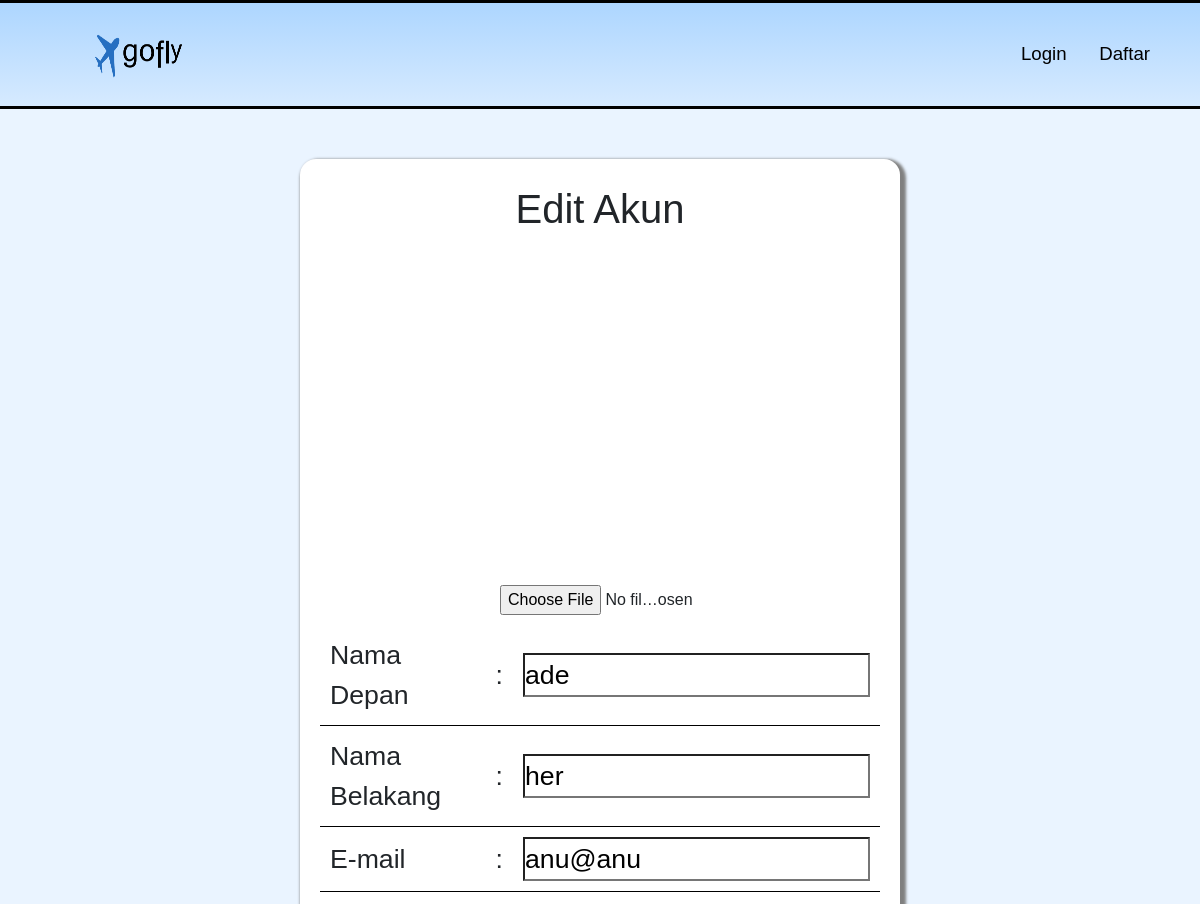
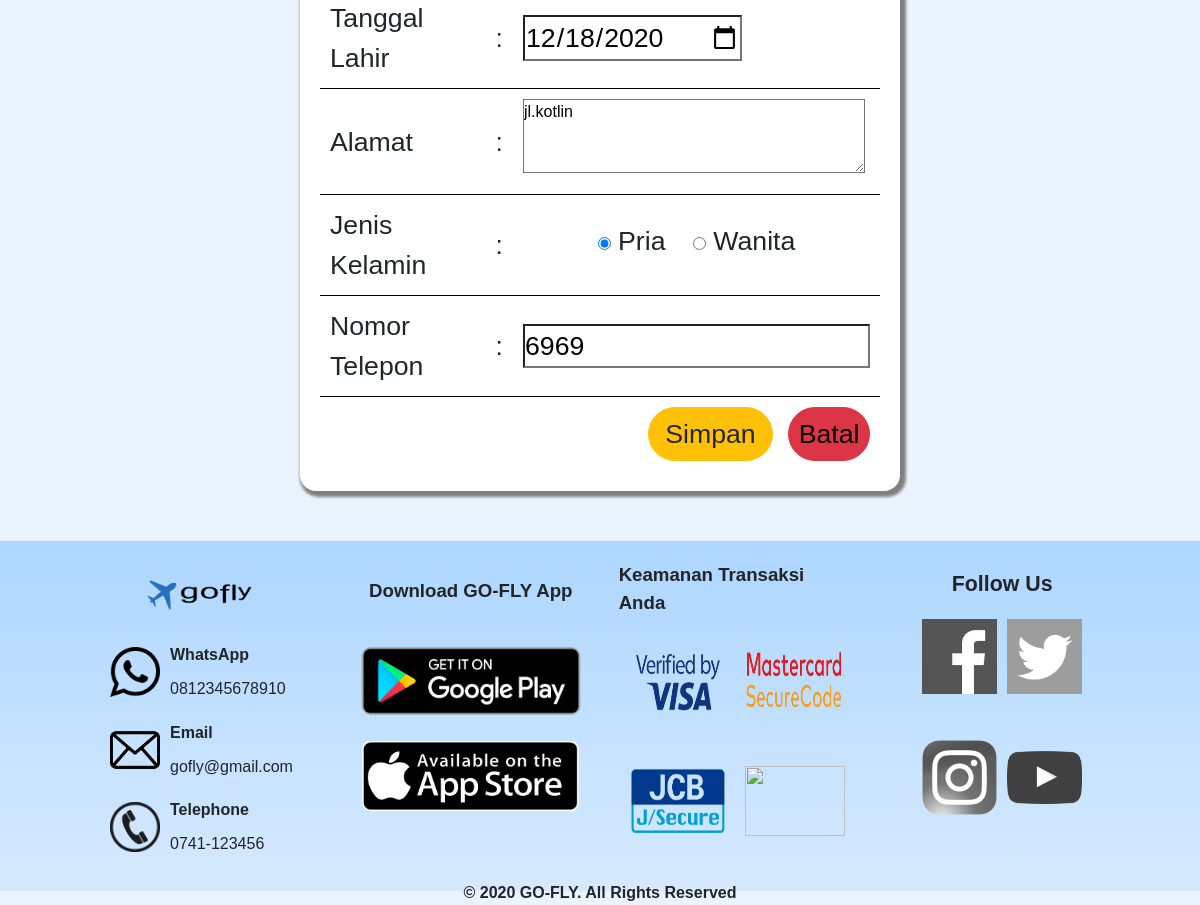
The page /edit.php?id=3 on the database its author committed (2 pictures, top to bottom).
### tables this page shows
CREATE TABLE `user` (
  `user_id` int(11) NOT NULL,
  `username` varchar(50) NOT NULL,
  `nama_depan` varchar(20) NOT NULL,
  `nama_belakang` varchar(20) NOT NULL,
  `email` varchar(50) NOT NULL,
  `password` varchar(255) NOT NULL,
  `nomor_telepon` varchar(20) NOT NULL,
  `tanggal_lahir` date NOT NULL,
  `jenis_kelamin` varchar(20) NOT NULL,
  `alamat` varchar(200) NOT NULL,
  `gambar` varchar(50) NOT NULL
);

### src/functions.php (called while the page is built, shortened)
<?php
$conn = mysqli_connect('localhost', 'root', '', 'gofly');
function query($query)
{
    global $conn;
    $result = mysqli_query($conn, $query);
    $rows = [];
    while ($row = mysqli_fetch_assoc($result)) :
        $rows[] = $row;
    endwhile;
    return $rows;
}

### src/edit.php (the view, shortened to what this page needs)
<?php
require('functions.php');
$id = $_GET['id'];
$data = query("SELECT * FROM user WHERE user_id = '$id';");
?>
<!DOCTYPE html>
<html lang="en">
<head>
    <link rel="stylesheet" href="https://cdn.jsdelivr.net/npm/bootstrap@4.5.3/dist/css/bootstrap.min.css">
    <link rel="stylesheet" href="../assets/css/akun.css">
    <link rel="stylesheet" href="../assets/css/header.css">
    <link rel="stylesheet" href="../assets/css/footer.css">
</head>
<body>
    <?php require('header.php'); ?>
    <form action="" method="POST" enctype="multipart/form-data">
        <div class="kotak">
            <p>Edit Akun</p>
            <div class="gambar">
            </div>
            <input type="file" name="gambar" onchange="document.getElementById('profil_edit').src = window.URL.createObjectURL(this.files[0])" style="justify-self: center; width:200px; margin-bottom:10px;">
            <table cellpadding=20>
                <tr>
                    <td>Nama Depan</td>
                    <td>:</td>
                    <td>
                        <input type="text" name="nama_depan" value="<?= $data[0]['nama_depan']; ?>">
                    </td>
                </tr>
                <tr>
                    <td>Nama Belakang</td>
                    <td>:</td>
                    <td>
                        <input type="text" name="nama_belakang" value="<?= $data[0]['nama_belakang']; ?>">
                    </td>
                </tr>
                <tr>
                    <td>E-mail</td>
                    <td>:</td>
                    <td>
                        <input type="email" name="email" value="<?= $data[0]['email']; ?>">
                    </td>
                </tr>
                <tr>
                    <td>Tanggal Lahir</td>
                    <td>:</td>
                    <td>
                        <input type="date" name="tanggal_lahir" value="<?= $data[0]['tanggal_lahir']; ?>">
                    </td>
                </tr>
                <tr>
                    <td>Alamat</td>
                    <td>:</td>
                    <td>
                        <textarea name="alamat" id="" cols="35" rows="3" style="font-size: 12pt;"><?= $data[0]['alamat']; ?></textarea>
                    </td>
                </tr>
                <tr>
                    <td>Jenis Kelamin</td>
                    <td>:</td>
                    <td style="text-align:center;">
                        <input type="radio" name="jk" id="jk1" value="Pria" <?php if ($data[0]['jenis_kelamin'] === 'Pria') {
                                                                                echo 'checked';
                                                                            } ?>>
                        <label for="jk1" style="margin-right:10px;">Pria</label>
                        <input type="radio" style="margin-left: 10px;" id="jk2" name="jk" value="Wanita" <?php if ($data[0]['jenis_kelamin'] === 'Wanita') {
                                                                                                                echo 'checked';
                                                                                                            } ?>>
                        <label for="jk2">Wanita</label>
                    </td>
                </tr>
                <tr>
                    <td>Nomor Telepon</td>
                    <td>:</td>
                    <td>
                        <input type="tel" name="nomor_telepon" value="<?= $data[0]['nomor_telepon']; ?>">
                    </td>
                </tr>
                <tr>
                    <td style="text-align: right;" colspan="3">
                        <button type="submit" name="edit" class="btn btn-warning badge-pill mr-2" style="font-size: 20pt;">
                            Simpan
                        </button>
                        <button class="btn btn-danger badge-pill">
                            <a href="akun.php" style="text-decoration: none; color:black;font-size:20pt;">
                                Batal
                            </a>
                        </button>
                    </td>
                </tr>
            </table>
        </div>
    </form>
    <?php require('footer.php'); ?>
</body>
</html>

### assets/css/akun.css (style rules this page uses)
* { font-family: "Poppins", sans-serif; background: transparent; background-color: transparent; }
body { margin: 0; background-color: #eaf4ff; }
.kotak { display: grid; grid-auto-flow: row; padding: 20px; margin: 50px auto; width: 50%; border-radius: 16px; height: auto; background-color: white; box-shadow: 3px 3px 3px 3px grey; }
.gambar { margin: 40px auto; width: 250px; height: 250px; background-color: white; border-radius: 50%; overflow: hidden; }
.kotak p { text-align: center; font-size: 30pt; }
.kotak table { font-size: 20pt; margin: 0 auto; border-collapse: collapse; border-style: hidden; }
.kotak table tr { border: 1px solid black; }
.kotak table td { padding: 10px; }

### assets/css/header.css (style rules this page uses)
* { margin: 0; padding: 0; }

### assets/css/footer.css (style rules this page uses)
* { margin: 0; padding: 0; }

### rows shown on the page
user: nama_depan "ade", nama_belakang "her", email "anu@anu", tanggal_lahir "12/18/2020", alamat "jl.kotlin", jenis_kelamin "☑ Pria", jenis_kelamin "☐ Wanita", nomor_telepon "6969"
